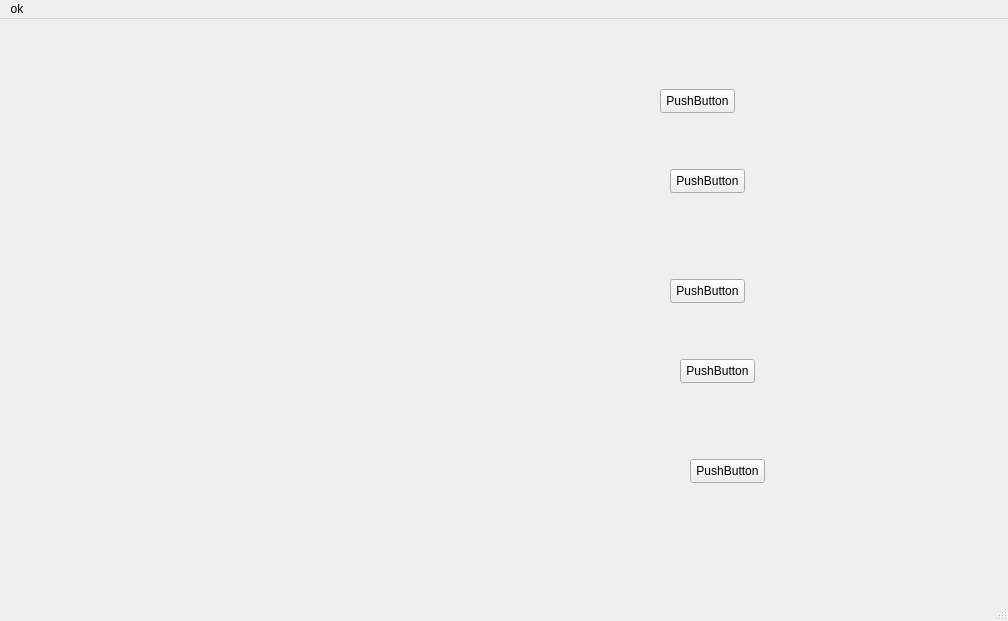
<?xml version="1.0" encoding="UTF-8"?>
<ui version="4.0">
 <class>MainWindow</class>
 <widget class="QMainWindow" name="MainWindow">
  <property name="geometry">
   <rect>
    <x>0</x>
    <y>0</y>
    <width>1008</width>
    <height>621</height>
   </rect>
  </property>
  <property name="sizePolicy">
   <sizepolicy hsizetype="Preferred" vsizetype="Preferred">
    <horstretch>0</horstretch>
    <verstretch>0</verstretch>
   </sizepolicy>
  </property>
  <property name="windowTitle">
   <string>MainWindow</string>
  </property>
  <widget class="QWidget" name="centralwidget">
   <widget class="QLabel" name="Table">
    <property name="geometry">
     <rect>
      <x>140</x>
      <y>90</y>
      <width>381</width>
      <height>381</height>
     </rect>
    </property>
    <property name="text">
     <string/>
    </property>
    <property name="pixmap">
     <pixmap resource="test.qrc">:/newPrefix/pngegg (2).png</pixmap>
    </property>
   </widget>
   <widget class="QLabel" name="fork1">
    <property name="geometry">
     <rect>
      <x>380</x>
      <y>260</y>
      <width>101</width>
      <height>111</height>
     </rect>
    </property>
    <property name="text">
     <string/>
    </property>
    <property name="pixmap">
     <pixmap resource="test.qrc">:/newPrefix/spa1.png</pixmap>
    </property>
   </widget>
   <widget class="QLabel" name="label_3">
    <property name="geometry">
     <rect>
      <x>270</x>
      <y>350</y>
      <width>131</width>
      <height>111</height>
     </rect>
    </property>
    <property name="text">
     <string/>
    </property>
    <property name="pixmap">
     <pixmap resource="test.qrc">:/newPrefix/spa1.png</pixmap>
    </property>
   </widget>
   <widget class="QLabel" name="label_4">
    <property name="geometry">
     <rect>
      <x>150</x>
      <y>270</y>
      <width>131</width>
      <height>111</height>
     </rect>
    </property>
    <property name="text">
     <string/>
    </property>
    <property name="pixmap">
     <pixmap resource="test.qrc">:/newPrefix/spa1.png</pixmap>
    </property>
   </widget>
   <widget class="QLabel" name="label_5">
    <property name="geometry">
     <rect>
      <x>340</x>
      <y>140</y>
      <width>101</width>
      <height>101</height>
     </rect>
    </property>
    <property name="text">
     <string/>
    </property>
    <property name="pixmap">
     <pixmap resource="test.qrc">:/newPrefix/spa1.png</pixmap>
    </property>
   </widget>
   <widget class="QLabel" name="label_6">
    <property name="geometry">
     <rect>
      <x>190</x>
      <y>140</y>
      <width>101</width>
      <height>101</height>
     </rect>
    </property>
    <property name="text">
     <string/>
    </property>
    <property name="pixmap">
     <pixmap resource="test.qrc">:/newPrefix/spa1.png</pixmap>
    </property>
   </widget>
   <widget class="QPushButton" name="Button1">
    <property name="geometry">
     <rect>
      <x>660</x>
      <y>70</y>
      <width>75</width>
      <height>24</height>
     </rect>
    </property>
    <property name="text">
     <string>PushButton</string>
    </property>
   </widget>
   <widget class="QPushButton" name="pushButton_2">
    <property name="geometry">
     <rect>
      <x>670</x>
      <y>150</y>
      <width>75</width>
      <height>24</height>
     </rect>
    </property>
    <property name="text">
     <string>PushButton</string>
    </property>
   </widget>
   <widget class="QPushButton" name="pushButton_4">
    <property name="geometry">
     <rect>
      <x>670</x>
      <y>260</y>
      <width>75</width>
      <height>24</height>
     </rect>
    </property>
    <property name="text">
     <string>PushButton</string>
    </property>
   </widget>
   <widget class="QPushButton" name="pushButton_5">
    <property name="geometry">
     <rect>
      <x>680</x>
      <y>340</y>
      <width>75</width>
      <height>24</height>
     </rect>
    </property>
    <property name="text">
     <string>PushButton</string>
    </property>
   </widget>
   <widget class="QLabel" name="fork2">
    <property name="geometry">
     <rect>
      <x>320</x>
      <y>300</y>
      <width>101</width>
      <height>121</height>
     </rect>
    </property>
    <property name="text">
     <string/>
    </property>
    <property name="pixmap">
     <pixmap resource="test.qrc">:/newPrefix/fork2.png</pixmap>
    </property>
   </widget>
   <widget class="QLabel" name="label_7">
    <property name="geometry">
     <rect>
      <x>360</x>
      <y>170</y>
      <width>141</width>
      <height>141</height>
     </rect>
    </property>
    <property name="text">
     <string/>
    </property>
    <property name="pixmap">
     <pixmap resource="test.qrc">:/newPrefix/fork1.png</pixmap>
    </property>
   </widget>
   <widget class="QLabel" name="label_8">
    <property name="geometry">
     <rect>
      <x>180</x>
      <y>300</y>
      <width>141</width>
      <height>131</height>
     </rect>
    </property>
    <property name="text">
     <string/>
    </property>
    <property name="pixmap">
     <pixmap resource="test.qrc">:/newPrefix/fork3.png</pixmap>
    </property>
   </widget>
   <widget class="QLabel" name="label_9">
    <property name="geometry">
     <rect>
      <x>120</x>
      <y>190</y>
      <width>141</width>
      <height>131</height>
     </rect>
    </property>
    <property name="text">
     <string/>
    </property>
    <property name="pixmap">
     <pixmap resource="test.qrc">:/newPrefix/fork4.png</pixmap>
    </property>
   </widget>
   <widget class="QLabel" name="fork0">
    <property name="geometry">
     <rect>
      <x>230</x>
      <y>90</y>
      <width>151</width>
      <height>151</height>
     </rect>
    </property>
    <property name="text">
     <string>&lt;html&gt;&lt;head/&gt;&lt;body&gt;&lt;p&gt;&lt;img src=&quot;:/newPrefix/fork0.png&quot;/&gt;&lt;/p&gt;&lt;/body&gt;&lt;/html&gt;</string>
    </property>
   </widget>
   <widget class="QLabel" name="label">
    <property name="geometry">
     <rect>
      <x>400</x>
      <y>10</y>
      <width>121</width>
      <height>151</height>
     </rect>
    </property>
    <property name="text">
     <string>&lt;html&gt;&lt;head/&gt;&lt;body&gt;&lt;p&gt;&lt;img src=&quot;:/newPrefix/face2.png&quot;/&gt;&lt;/p&gt;&lt;/body&gt;&lt;/html&gt;</string>
    </property>
   </widget>
   <widget class="QLabel" name="label_2">
    <property name="geometry">
     <rect>
      <x>480</x>
      <y>280</y>
      <width>121</width>
      <height>151</height>
     </rect>
    </property>
    <property name="text">
     <string>&lt;html&gt;&lt;head/&gt;&lt;body&gt;&lt;p&gt;&lt;img src=&quot;:/newPrefix/face2.png&quot;/&gt;&lt;/p&gt;&lt;/body&gt;&lt;/html&gt;</string>
    </property>
   </widget>
   <widget class="QLabel" name="label_10">
    <property name="geometry">
     <rect>
      <x>100</x>
      <y>30</y>
      <width>111</width>
      <height>121</height>
     </rect>
    </property>
    <property name="text">
     <string>&lt;html&gt;&lt;head/&gt;&lt;body&gt;&lt;p&gt;&lt;img src=&quot;:/newPrefix/face1.png&quot;/&gt;&lt;/p&gt;&lt;/body&gt;&lt;/html&gt;</string>
    </property>
   </widget>
   <widget class="QLabel" name="label_11">
    <property name="geometry">
     <rect>
      <x>20</x>
      <y>300</y>
      <width>111</width>
      <height>121</height>
     </rect>
    </property>
    <property name="text">
     <string>&lt;html&gt;&lt;head/&gt;&lt;body&gt;&lt;p&gt;&lt;img src=&quot;:/newPrefix/face1.png&quot;/&gt;&lt;/p&gt;&lt;/body&gt;&lt;/html&gt;</string>
    </property>
   </widget>
   <widget class="QLabel" name="label_12">
    <property name="geometry">
     <rect>
      <x>250</x>
      <y>460</y>
      <width>171</width>
      <height>111</height>
     </rect>
    </property>
    <property name="text">
     <string>&lt;html&gt;&lt;head/&gt;&lt;body&gt;&lt;p&gt;&lt;img src=&quot;:/newPrefix/face.png&quot;/&gt;&lt;/p&gt;&lt;/body&gt;&lt;/html&gt;</string>
    </property>
   </widget>
   <widget class="QPushButton" name="pushButton_6">
    <property name="geometry">
     <rect>
      <x>690</x>
      <y>440</y>
      <width>75</width>
      <height>24</height>
     </rect>
    </property>
    <property name="text">
     <string>PushButton</string>
    </property>
   </widget>
  </widget>
  <widget class="QMenuBar" name="menubar">
   <property name="geometry">
    <rect>
     <x>0</x>
     <y>0</y>
     <width>1008</width>
     <height>22</height>
    </rect>
   </property>
   <widget class="QMenu" name="menuok">
    <property name="title">
     <string>ok</string>
    </property>
   </widget>
   <addaction name="menuok"/>
  </widget>
  <widget class="QStatusBar" name="statusbar"/>
 </widget>
 <resources>
  <include location="test.qrc"/>
 </resources>
 <connections/>
</ui>
